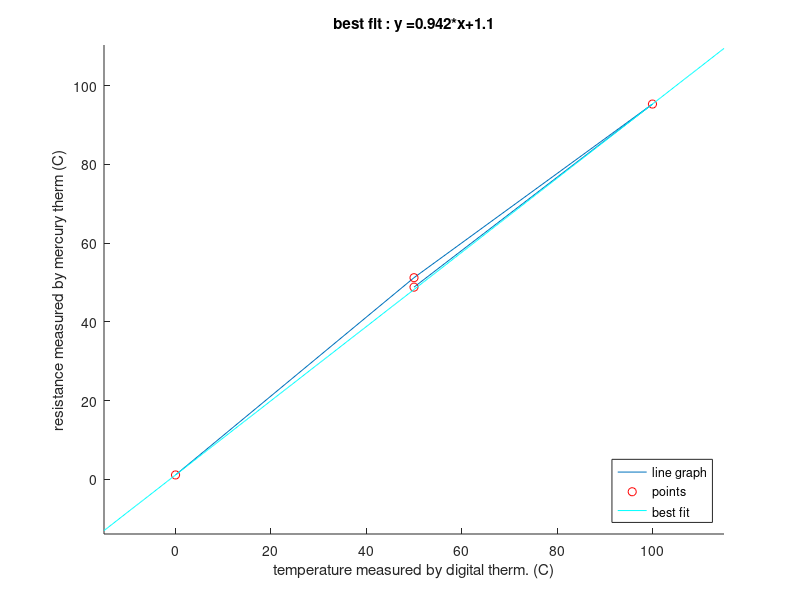

Write the MATLAB code that produced this figure.

%problem 10

clear;
close;

dig_therm = [ 50   100   50   0];
merc_therm= [ 48.8 95.3  51.2 1.1];

%%Plots with dots and 90% line
% Enter x and y axis values here
run = dig_therm;
rise = merc_therm;
% Enter axis labels to use, comment out otherwise
xstring = 'temperature measured by digital therm. (C)';
ystring = 'resistance measured by mercury therm (C)';
%Set the percent mark of y-axis "response time"
% else comment out
%percent_fit = 100;

% Calculate axis ranges
dim_offset = 0.15;
drun = abs(max(run) - min(run));
%drise = abs(max(rise)-min(rise));
drise = drun;
dims = [min(run)-drun*dim_offset ...
        max(run)+drun*dim_offset ...
        min(rise)-drise*dim_offset ...
        max(rise)+drise*dim_offset];


%subplot(2,1,1);
hold on
t = plot(run, rise);
p = plot(run, rise,'or');

%plot best fit
%between min and max points
i0 = find(rise== min(rise));
i1 = find(rise== max(rise));
drise2 = abs(max(rise)-min(rise));
slope = drise2/drun;
intercept = rise(i0);
fit = [ slope intercept];

%fit = polyfit( run, rise, 1);
syms = char('*x+');
best_fit = strcat(num2str(fit(1)),syms,num2str(fit(2)));
h = ezplot(best_fit, dims  );
%plot non-linearity
%nlinear_err = [ ((fit(1)*run(1)+fit(2)) - rise(1))*100/drise ...
%                ((fit(1)*run(2)+fit(2)) - rise(2))*100/drise ...
%                ((fit(1)*run(3)+fit(2)) - rise(3))*100/drise ];
%[ax,h1,h2] = plotyy(run,rise,run,nlinear_err);

%Set figure properties if using plotyy
%set(get(ax(1),'Ylabel'),'String',ystring);
%set(get(ax(2),'Ylabel'),'String','non-linearity error (%)');
%xlabel(xstring);

%Set figure visual parameters parameters
set(h,'Color','c');
title(strcat('best fit : y =  ', best_fit));
axis(dims );
if(exist('xstring') & exist('ystring'))
    xlabel(xstring );
    ylabel(ystring );
end

% Calculate and plot percent fit line, if required
if(exist('percent_fit'))
    m = (max(rise) - min(rise))* percent_fit/100 + min(rise);

    y = ones([1,length(run)])*m;
     l = plot(run,y,'g');

    px = drun*.75 + min(run);
    py = drise*.25 + min(rise);
    rtext = strcat(num2str(percent_fit),'% response ', ' ');
    text(px,py,rtext,'Color','g');
end


%leg_titles = ['line graph', 'points', 'best fit'];
legend('line graph', 'points', 'best fit' ,'Location','SouthEast');

hold off






